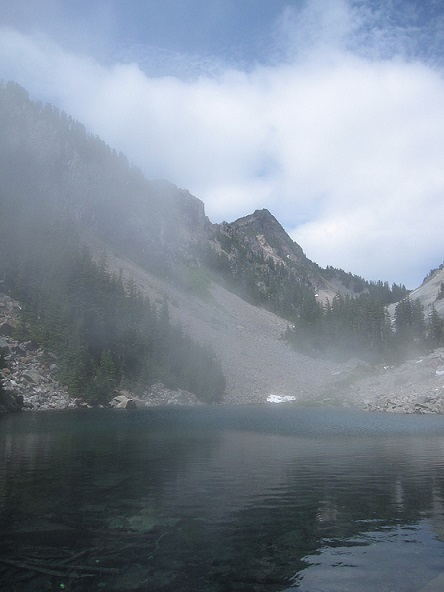
%> input picture Images/7/panaroma/b1.jpg, 444 x 592 px
$ octave SURF_stiching.m   (GNU Octave 9; MATLAB toolbox functions it lacks are replaced by stand-ins)
%> lines starting %> are read from the running program, lines starting %| are printed output that depends on the picture; in (x1, y1, x2, y2) boxes, pixels count from 0 and x2, y2 are one past the last pixel; in counts of white or black regions, pixels touching at a corner belong together; the program's own positions count from 1
%%%%%%%%%%%%%%%%%% Image Stitching Using Feature Extraction and Corner Detection and Correlation Technique
clc; clear all; close all;
im1=imread('..\Images\7\panaroma\b1.jpg');
%> im1 is the input picture: size 592x444x3 uint8; mean R, G, B 126.6, 137.5, 149.9
im2=imread('..\Images\7\panaroma\b2.jpg');
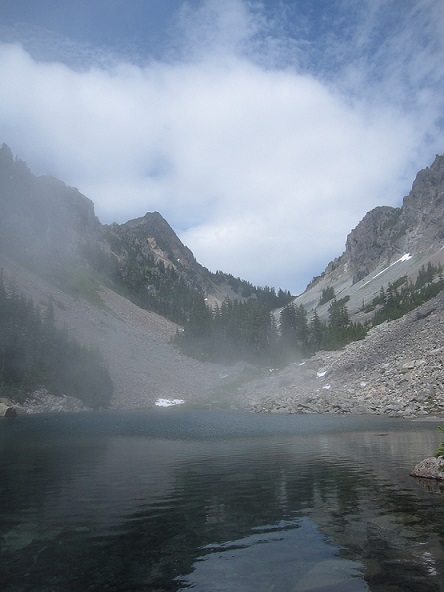
%> input picture Images/7/panaroma/b2.jpg, 444 x 592 px
%> im2 is the input picture: size 592x444x3 uint8; mean R, G, B 120.4, 131.1, 144.2
%%%%%%%%%%%Gray Scale Conversion for image registeration as described in paper
im1_gray = im2double(rgb2gray(im1));
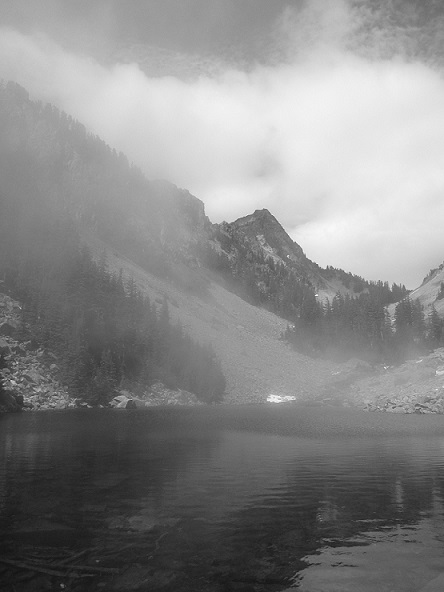
%> im1_gray: size 592x444 double; min 0.0706, max 0.988, mean 0.532
im2_gray = im2double(rgb2gray(im2));
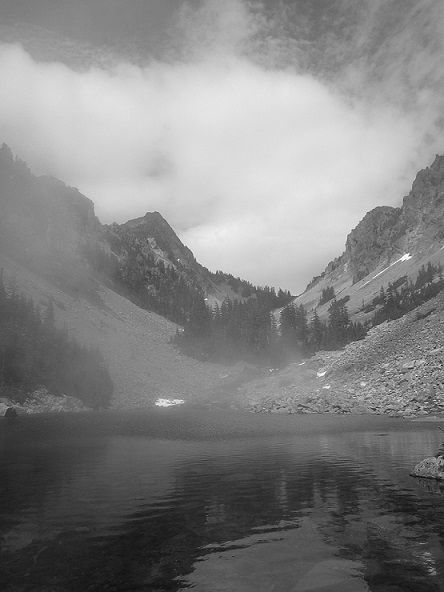
%> im2_gray: size 592x444 double; min 0.0118, max 1, mean 0.507

figure;
subplot (1,2,1); imshow(im1);title('RGB Image 1');
subplot (1,2,2); imshow(im2); title('RGB Image 2');

% determining the size of image matrices
[row_im1,col_im1]= size (im1_gray);
%> row_im1 = 592; col_im1 = 444
[row_im2,col_im2]= size (im2_gray);
%> row_im2 = 592; col_im2 = 444
% Equalizing the dimensions of images matrices
% Select the image with the fewest rows and fill in enough empty rows to make it the same height as the other image.

if (row_im1 < row_im2)
     im1_gray(row_im2,1) = 0;
else
     im2_gray(row_im1,1) = 0;
%> im2_gray: size 592x444 double; under 0.01% of pixels changed, all inside (x1, y1, x2, y2) = (0, 591, 1, 592)
end
%%%%%%Using SURF Points detection for matching features%%%%%%%%%%%%%%%%%%%%%
%> (the run ends here)
